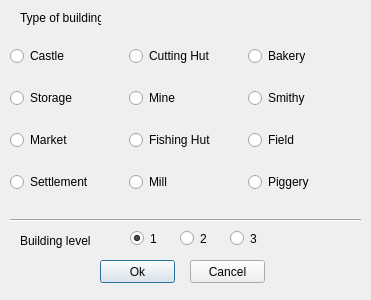
<?xml version="1.0" encoding="UTF-8"?>
<ui version="4.0">
 <class>CreateDialog</class>
 <widget class="QDialog" name="CreateDialog">
  <property name="enabled">
   <bool>true</bool>
  </property>
  <property name="geometry">
   <rect>
    <x>0</x>
    <y>0</y>
    <width>371</width>
    <height>300</height>
   </rect>
  </property>
  <property name="sizePolicy">
   <sizepolicy hsizetype="Fixed" vsizetype="Fixed">
    <horstretch>0</horstretch>
    <verstretch>0</verstretch>
   </sizepolicy>
  </property>
  <property name="minimumSize">
   <size>
    <width>371</width>
    <height>300</height>
   </size>
  </property>
  <property name="maximumSize">
   <size>
    <width>371</width>
    <height>300</height>
   </size>
  </property>
  <property name="windowTitle">
   <string>Create Building</string>
  </property>
  <property name="windowIcon">
   <iconset resource="images.qrc">
    <normaloff>:/images/item1.jpg</normaloff>:/images/item1.jpg</iconset>
  </property>
  <widget class="QRadioButton" name="level1">
   <property name="enabled">
    <bool>true</bool>
   </property>
   <property name="geometry">
    <rect>
     <x>130</x>
     <y>230</y>
     <width>31</width>
     <height>17</height>
    </rect>
   </property>
   <property name="mouseTracking">
    <bool>true</bool>
   </property>
   <property name="acceptDrops">
    <bool>false</bool>
   </property>
   <property name="accessibleName">
    <string/>
   </property>
   <property name="text">
    <string>1</string>
   </property>
   <property name="checkable">
    <bool>true</bool>
   </property>
   <property name="checked">
    <bool>true</bool>
   </property>
  </widget>
  <widget class="QRadioButton" name="level2">
   <property name="geometry">
    <rect>
     <x>180</x>
     <y>230</y>
     <width>31</width>
     <height>17</height>
    </rect>
   </property>
   <property name="text">
    <string>2</string>
   </property>
  </widget>
  <widget class="QRadioButton" name="level3">
   <property name="geometry">
    <rect>
     <x>230</x>
     <y>230</y>
     <width>31</width>
     <height>17</height>
    </rect>
   </property>
   <property name="text">
    <string>3</string>
   </property>
  </widget>
  <widget class="Line" name="line">
   <property name="geometry">
    <rect>
     <x>10</x>
     <y>210</y>
     <width>351</width>
     <height>20</height>
    </rect>
   </property>
   <property name="orientation">
    <enum>Qt::Horizontal</enum>
   </property>
  </widget>
  <widget class="QLabel" name="label">
   <property name="geometry">
    <rect>
     <x>20</x>
     <y>230</y>
     <width>71</width>
     <height>21</height>
    </rect>
   </property>
   <property name="text">
    <string>Building level</string>
   </property>
  </widget>
  <widget class="QLabel" name="label_2">
   <property name="geometry">
    <rect>
     <x>20</x>
     <y>10</y>
     <width>81</width>
     <height>16</height>
    </rect>
   </property>
   <property name="text">
    <string>Type of building</string>
   </property>
  </widget>
  <widget class="QWidget" name="layoutWidget">
   <property name="geometry">
    <rect>
     <x>10</x>
     <y>30</y>
     <width>351</width>
     <height>181</height>
    </rect>
   </property>
   <layout class="QGridLayout" name="gridLayout">
    <property name="leftMargin">
     <number>0</number>
    </property>
    <property name="topMargin">
     <number>0</number>
    </property>
    <property name="rightMargin">
     <number>0</number>
    </property>
    <item row="0" column="0">
     <widget class="QRadioButton" name="item1">
      <property name="text">
       <string>Castle</string>
      </property>
      <property name="icon">
       <iconset resource="images.qrc">
        <normaloff>:/images/item1.jpg</normaloff>:/images/item1.jpg</iconset>
      </property>
      <property name="checkable">
       <bool>true</bool>
      </property>
     </widget>
    </item>
    <item row="0" column="1">
     <widget class="QRadioButton" name="item1_5">
      <property name="text">
       <string>Cutting Hut</string>
      </property>
      <property name="icon">
       <iconset resource="images.qrc">
        <normaloff>:/images/item1.jpg</normaloff>:/images/item1.jpg</iconset>
      </property>
     </widget>
    </item>
    <item row="0" column="2">
     <widget class="QRadioButton" name="item1_9">
      <property name="text">
       <string>Bakery</string>
      </property>
      <property name="icon">
       <iconset resource="images.qrc">
        <normaloff>:/images/item1.jpg</normaloff>:/images/item1.jpg</iconset>
      </property>
     </widget>
    </item>
    <item row="1" column="0">
     <widget class="QRadioButton" name="item1_2">
      <property name="text">
       <string>Storage</string>
      </property>
      <property name="icon">
       <iconset resource="images.qrc">
        <normaloff>:/images/item1.jpg</normaloff>:/images/item1.jpg</iconset>
      </property>
     </widget>
    </item>
    <item row="1" column="1">
     <widget class="QRadioButton" name="item1_6">
      <property name="text">
       <string>Mine</string>
      </property>
      <property name="icon">
       <iconset resource="images.qrc">
        <normaloff>:/images/item1.jpg</normaloff>:/images/item1.jpg</iconset>
      </property>
     </widget>
    </item>
    <item row="1" column="2">
     <widget class="QRadioButton" name="item1_10">
      <property name="text">
       <string>Smithy</string>
      </property>
      <property name="icon">
       <iconset resource="images.qrc">
        <normaloff>:/images/item1.jpg</normaloff>:/images/item1.jpg</iconset>
      </property>
     </widget>
    </item>
    <item row="2" column="0">
     <widget class="QRadioButton" name="item1_3">
      <property name="text">
       <string>Market</string>
      </property>
      <property name="icon">
       <iconset resource="images.qrc">
        <normaloff>:/images/item1.jpg</normaloff>:/images/item1.jpg</iconset>
      </property>
     </widget>
    </item>
    <item row="2" column="1">
     <widget class="QRadioButton" name="item1_7">
      <property name="text">
       <string>Fishing Hut</string>
      </property>
      <property name="icon">
       <iconset resource="images.qrc">
        <normaloff>:/images/item1.jpg</normaloff>:/images/item1.jpg</iconset>
      </property>
     </widget>
    </item>
    <item row="2" column="2">
     <widget class="QRadioButton" name="item1_11">
      <property name="text">
       <string>Field</string>
      </property>
      <property name="icon">
       <iconset resource="images.qrc">
        <normaloff>:/images/item1.jpg</normaloff>:/images/item1.jpg</iconset>
      </property>
     </widget>
    </item>
    <item row="3" column="0">
     <widget class="QRadioButton" name="item1_4">
      <property name="text">
       <string>Settlement</string>
      </property>
      <property name="icon">
       <iconset resource="images.qrc">
        <normaloff>:/images/item1.jpg</normaloff>:/images/item1.jpg</iconset>
      </property>
     </widget>
    </item>
    <item row="3" column="1">
     <widget class="QRadioButton" name="item1_8">
      <property name="text">
       <string>Mill</string>
      </property>
      <property name="icon">
       <iconset resource="images.qrc">
        <normaloff>:/images/item1.jpg</normaloff>:/images/item1.jpg</iconset>
      </property>
     </widget>
    </item>
    <item row="3" column="2">
     <widget class="QRadioButton" name="item1_12">
      <property name="text">
       <string>Piggery</string>
      </property>
      <property name="icon">
       <iconset resource="images.qrc">
        <normaloff>:/images/item1.jpg</normaloff>:/images/item1.jpg</iconset>
      </property>
     </widget>
    </item>
   </layout>
  </widget>
  <widget class="QPushButton" name="ok">
   <property name="geometry">
    <rect>
     <x>100</x>
     <y>260</y>
     <width>75</width>
     <height>23</height>
    </rect>
   </property>
   <property name="text">
    <string>Ok</string>
   </property>
  </widget>
  <widget class="QPushButton" name="cancel">
   <property name="geometry">
    <rect>
     <x>190</x>
     <y>260</y>
     <width>75</width>
     <height>23</height>
    </rect>
   </property>
   <property name="text">
    <string>Cancel</string>
   </property>
  </widget>
 </widget>
 <resources>
  <include location="images.qrc"/>
 </resources>
 <connections>
  <connection>
   <sender>ok</sender>
   <signal>clicked()</signal>
   <receiver>CreateDialog</receiver>
   <slot>accept()</slot>
   <hints>
    <hint type="sourcelabel">
     <x>137</x>
     <y>271</y>
    </hint>
    <hint type="destinationlabel">
     <x>185</x>
     <y>149</y>
    </hint>
   </hints>
  </connection>
  <connection>
   <sender>cancel</sender>
   <signal>clicked()</signal>
   <receiver>CreateDialog</receiver>
   <slot>reject()</slot>
   <hints>
    <hint type="sourcelabel">
     <x>227</x>
     <y>271</y>
    </hint>
    <hint type="destinationlabel">
     <x>185</x>
     <y>149</y>
    </hint>
   </hints>
  </connection>
 </connections>
</ui>
